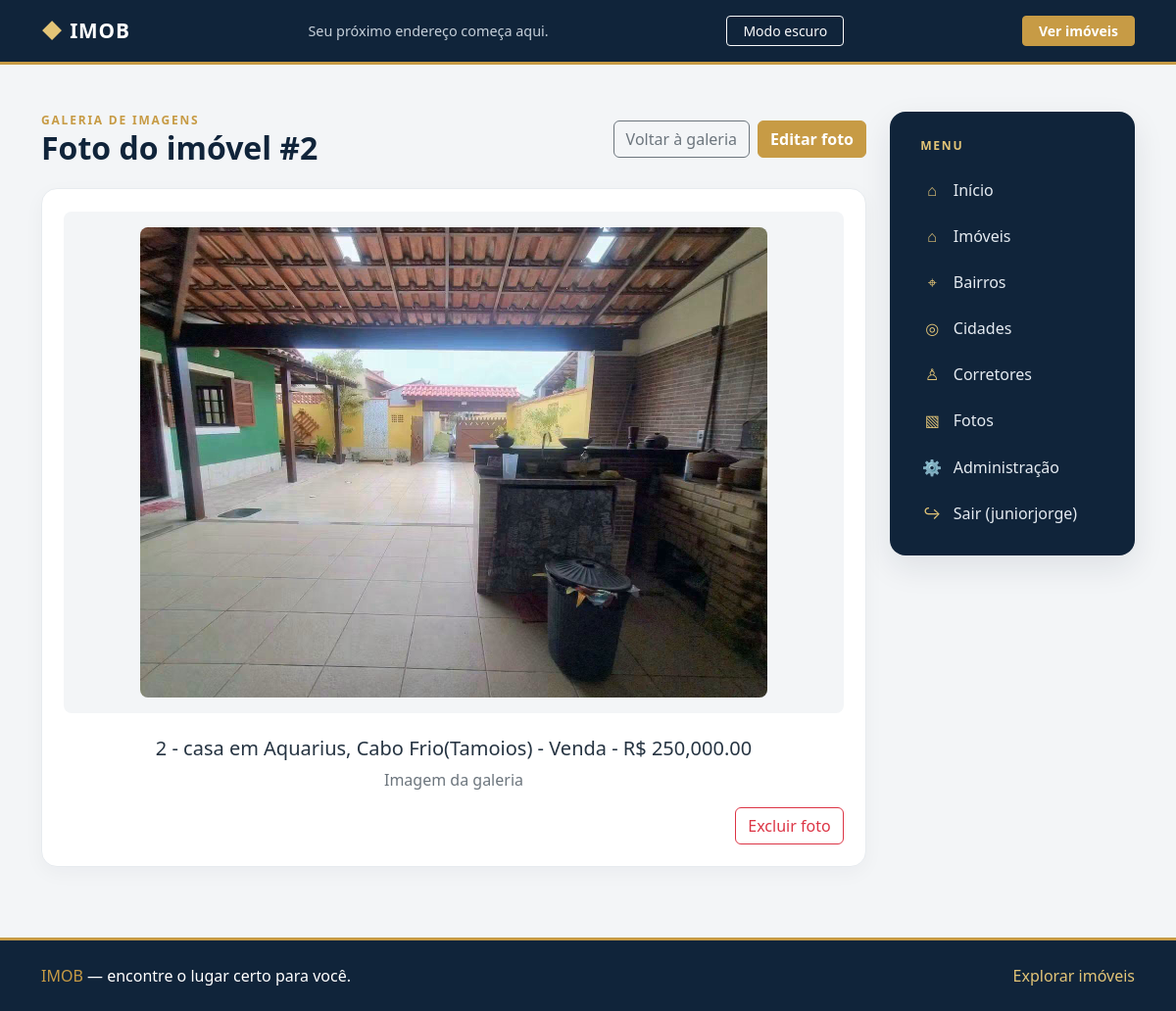
Page /fotos/17/ (signed in) on the committed database.
### Fotos/models.py (models this page shows, shortened)
class Fotoimovel(models.Model):
    MAX_FOTOS_POR_IMOVEL = 12
    imovel = models.ForeignKey('Imoveis.Imovel', on_delete=models.CASCADE, related_name='fotos')
    imagem = models.ImageField(upload_to='fotos/')
    destaque = models.BooleanField(default=False)

### Imoveis/models.py (models this page shows)
class Imovel(models.Model):
    FINALIDADE_CHOICES = [
        ('venda', 'Venda'),
        ('aluguel', 'Aluguel'),
    ]
    TIPO_CHOICES = [
        ('casa', 'Casa'),
        ('apartamento', 'Apartamento'),
        ('comercial', 'Comercial'),
        ('sala_comercial', 'Sala Comercial'),
        ('galpao', 'Galpão'),
        ('chacara', 'Chácara'),
        ('sitio', 'Sítio'),
        ('terreno_comercial', 'Terreno Comercial'),
        ('terreno_residencial', 'Terreno Residencial'),
    ]
    STATUS_CHOICES = [
        ('disponivel', 'Disponível'),
        ('vendido', 'Vendido'),
        ('alugado', 'Alugado'),
    ]
    QUANTIDADE_CHOICES = [(i, str(i)) for i in range(0, 6)] + [(6, 'mais de 5')]
    finalidade = models.CharField(max_length=10, choices=FINALIDADE_CHOICES)
    tipo = models.CharField(max_length=20, choices=TIPO_CHOICES)
    cidade = models.ForeignKey('Cidades.Cidade', on_delete=models.PROTECT)
    bairro = models.ForeignKey('Bairros.Bairro', on_delete=models.PROTECT)
    endereco = models.CharField(max_length=255)
    valor = models.DecimalField(max_digits=12, decimal_places=2)
    dormitorios = models.IntegerField(choices=QUANTIDADE_CHOICES)
    suites = models.IntegerField(choices=QUANTIDADE_CHOICES)
    banheiros = models.IntegerField(choices=QUANTIDADE_CHOICES)
    vagas = models.IntegerField(choices=QUANTIDADE_CHOICES)
    area_total = models.DecimalField(max_digits=10, decimal_places=2)
    area_construida = models.DecimalField(max_digits=10, decimal_places=2)
    descricao = models.TextField(blank=True, null=True)
    status = models.CharField(max_length=10, choices=STATUS_CHOICES, default='disponivel')
    corretor = models.ForeignKey('Corretores.Corretor', on_delete=models.PROTECT)
    piscina = models.BooleanField(default=False)
    def __str__(self):
        return f"{self.id} - {self.tipo} em {self.bairro.nome}, {self.cidade.nome} - {self.finalidade.capitalize()} - R$ {self.valor:,.2f}"

### Bairros/models.py (models this page shows, shortened)
class Bairro(models.Model):
    nome = models.CharField(max_length=100)
    cidade = models.ForeignKey('Cidades.Cidade', on_delete=models.CASCADE, related_name='bairros')

### Cidades/models.py (models this page shows, shortened)
class Cidade(models.Model):
    nome = models.CharField(max_length=100)

### Fotos/views.py (the view)
# urls.py: path('fotos/<int:pk>/', login_required(views.FotoimovelDetailView.as_view()), name='fotos_detail'),
class FotoimovelDetailView(FotoimovelWebContextMixin, DetailView):
    model = Fotoimovel
    template_name = "fotos_detail.html"
    def get_queryset(self):
        return Fotoimovel.objects.select_related("imovel")

### Fotos/views.py (called while the page is built)
    def get_context_data(self, **kwargs):
        context = super().get_context_data(**kwargs)
        context.update({
            "list_url": "fotos_list",
            "create_url": "fotos_create",
            "detail_url": "fotos_detail",
            "update_url": "fotos_update",
            "delete_url": "fotos_delete",
        })
        return context

### Fotos/templates/fotos_detail.html (shortened to what this page needs)
{% extends "base.html" %}
{% block content %}
<div class="page-heading"><div><div class="page-kicker">Galeria de imagens</div><h1 class="page-title h2">Foto do imóvel #{{ object.imovel_id }}</h1></div><div class="d-flex gap-2"><a class="btn btn-outline-secondary" href="{% url list_url %}">Voltar à galeria</a><a class="btn btn-gold" href="{% url update_url object.pk %}">Editar foto</a></div></div>
<div class="panel text-center"><div class="p-3 rounded-3 mb-4" style="background:#f3f5f7">{% if object.imagem %}<img src="{{ object.imagem.url }}" alt="Foto do imóvel" class="img-fluid rounded-3" style="max-height:480px">{% else %}<div class="photo-placeholder">▧</div>{% endif %}</div><h2 class="h5">{{ object.imovel }}</h2><p class="text-secondary">{% if object.destaque %}Imagem em destaque{% else %}Imagem da galeria{% endif %}</p><div class="d-flex justify-content-end"><a class="btn btn-outline-danger" href="{% url delete_url object.pk %}">Excluir foto</a></div></div>
{% endblock %}

### app/templates/base.html (shortened to what this page needs)
{% load static %}
<!doctype html>
<html lang="pt-BR">
<head>
    <link href="https://cdn.jsdelivr.net/npm/bootstrap@5.3.3/dist/css/bootstrap.min.css" rel="stylesheet">
</head>
<body>
    <header class="site-header">
        <div class="container py-3 d-flex align-items-center justify-content-between gap-3">
            <a class="brand" href="{% url 'home' %}"><span class="brand-mark">◆</span> IMOB</a>
            <span class="header-note">Seu próximo endereço começa aqui.</span>
            <button class="btn btn-outline-light btn-sm px-3" id="theme-toggle" type="button" aria-pressed="false">
            </button>
            {% if user.is_authenticated %}
                <a class="btn btn-gold btn-sm px-3" href="{% url 'imoveis_list' %}">Ver imóveis</a>
            {% else %}
                <a class="btn btn-gold btn-sm px-3" href="{% url 'login' %}">Entrar</a>
            {% endif %}
        </div>
    </header>
    <main class="site-main container py-4 py-lg-5">
        <div class="page-layout{% if request.resolver_match.url_name == 'login' %} page-layout-login{% endif %}">
            <section class="page-content">
                {% block content %}{% endblock %}
            </section>
            {% if request.resolver_match.url_name != 'login' %}
                <aside class="side-menu" aria-label="Menu principal">
                    <div class="side-menu-title">Menu</div>
                    <nav>
                        <a class="side-link" href="{% url 'home' %}"><span class="side-icon">⌂</span> Início</a>
                        <a class="side-link" href="{% url 'imoveis_list' %}"><span class="side-icon">⌂</span> Imóveis</a>
                        {% if user.is_authenticated %}
                            <a class="side-link" href="{% url 'bairros_list' %}"><span class="side-icon">⌖</span> Bairros</a>
                            <a class="side-link" href="{% url 'cidades_list' %}"><span class="side-icon">◎</span> Cidades</a>
                            <a class="side-link" href="{% url 'corretores_list' %}"><span class="side-icon">♙</span> Corretores</a>
                            <a class="side-link" href="{% url 'fotos_list' %}"><span class="side-icon">▧</span> Fotos</a>
                            <a class="side-link" href="/admin/"><span class="side-icon">⚙</span> Administração</a>
                            <form method="post" action="{% url 'logout' %}">
                                <button class="side-link w-100 border-0 bg-transparent text-start" type="submit">
                                    <span class="side-icon">↪</span> Sair ({{ user.username }})
                                </button>
                            </form>
                        {% else %}
                            <a class="side-link" href="{% url 'login' %}"><span class="side-icon">↪</span> Entrar</a>
                        {% endif %}
                    </nav>
                </aside>
            {% endif %}
        </div>
    </main>
    <footer class="site-footer mt-4">
        <div class="container py-4 d-flex flex-column flex-sm-row justify-content-between align-items-sm-center gap-2">
            <span><span class="text-gold">IMOB</span> &mdash; encontre o lugar certo para você.</span>
            <a class="footer-link" href="{% url 'imoveis_list' %}">Explorar imóveis</a>
        </div>
    </footer>
</body>
</html>

### app/templates/base.html (style rules this page uses)
:root { --navy: #10243a; --navy-light: #183652; --gold: #c79b45; --gold-light: #e2c477; --ink: #263442; --muted: #728091; --surface: #fff; --page: #f3f5f7; }
body { min-height: 100vh; display: flex; flex-direction: column; background: var(--page); color: var(--ink); }
.site-header, .site-footer { background: var(--navy); color: #fff; }
.site-header { border-bottom: 3px solid var(--gold); }
.brand { color: #fff; font-size: 1.3rem; font-weight: 700; letter-spacing: .04em; text-decoration: none; }
.brand-mark { color: var(--gold-light); }
.header-note { color: #c6d0da; font-size: .9rem; }
.site-main { flex: 1; }
.page-layout { display: grid; grid-template-columns: minmax(0, 1fr) 250px; gap: 1.5rem; align-items: start; }
.page-content { min-width: 0; }
.side-menu { position: sticky; top: 1.25rem; background: var(--navy); color: #fff; border-radius: 1rem; padding: 1.25rem; box-shadow: 0 12px 32px #10243a18; }
.side-menu-title { color: var(--gold-light); font-size: .76rem; font-weight: 700; letter-spacing: .14em; text-transform: uppercase; margin: .35rem .7rem .8rem; }
.side-link { display: flex; align-items: center; gap: .7rem; padding: .72rem .8rem; border-radius: .65rem; color: #e5ebf1; text-decoration: none; transition: .18s ease; }
.side-icon { color: var(--gold-light); width: 1.3rem; text-align: center; }
.page-heading { display: flex; justify-content: space-between; align-items: center; gap: 1rem; margin-bottom: 1.35rem; }
.page-title { color: var(--navy); font-weight: 700; margin: 0; }
.page-kicker { color: var(--gold); font-size: .75rem; font-weight: 700; letter-spacing: .15em; text-transform: uppercase; }
.panel, .stat-card, .property-card { background: var(--surface); border: 1px solid #e7ebef; border-radius: 1rem; box-shadow: 0 6px 20px #10243a0a; }
.panel { padding: 1.4rem; }
.btn-gold { background: var(--gold); border-color: var(--gold); color: #fff; font-weight: 600; }
.text-gold { color: var(--gold) !important; }
.site-footer { border-top: 3px solid var(--gold); }
.footer-link { color: var(--gold-light); text-decoration: none; }

### rows in the picture
Fotoimovel: imovel_id "2", imagem (picture), imovel "2 - casa em Aquarius, Cabo Frio(Tamoios) - Venda - R$ 250,000.00"

### other values in the picture
{{ user.username }} "juniorjorge"
